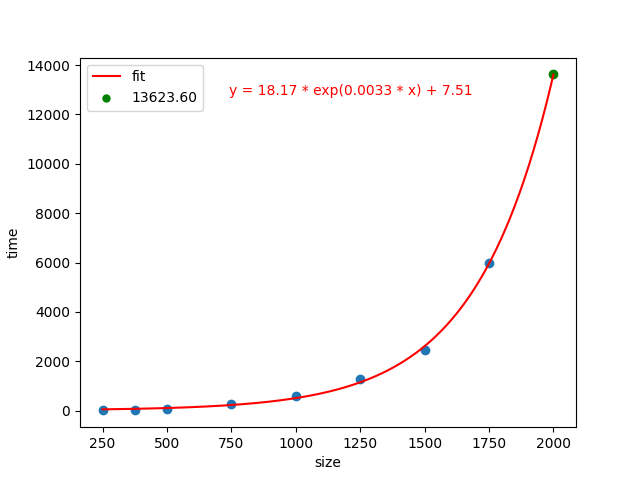

This chart was generated by the following Python code:
import numpy as np
import matplotlib.pyplot as plt
from scipy.optimize import curve_fit


x = np.array([250, 375, 500, 750, 1000, 1250, 1500, 1750])
y = np.array([6.51, 27.87, 67.06, 249.80, 596.62, 1260.32, 2464.66, 5994.50])


def exponential_func(x, a, b, c):
    return a * np.exp(b * x) + c


bounds = ([0, -np.inf, -np.inf], [3000, np.inf, np.inf])
p0 = [1, 0.001, 1]


popt, pcov = curve_fit(exponential_func, x, y, p0=p0, bounds=bounds)

# predict y for x=2000
x_pred = 2000
y_pred = exponential_func(x_pred, *popt)

plt.scatter(x_pred, y_pred, color='green')


x_smooth = np.linspace(x[0], x[-1], 2000)
y_smooth = exponential_func(x_smooth, *popt)


x_ext = np.linspace(x[-1], x_pred, 100)
y_ext = exponential_func(x_ext, *popt)
x_smooth = np.concatenate((x_smooth, x_ext))
y_smooth = np.concatenate((y_smooth, y_ext))

plt.scatter(x, y)
plt.plot(x_smooth, y_smooth, 'r-', label='fit')
plt.scatter(x_pred, y_pred, color='green', label=f'{y_pred:.2f}', s=25)
plt.title('C++ Matrix multiplication Regression Model for Time vs. Size')


eqn = f'y = {popt[0]:.2f} * exp({popt[1]:.4f} * x) + {popt[2]:.2f}'
plt.text(0.3, 0.9, eqn, transform=plt.gca().transAxes, color='red')


plt.xlabel('size')
plt.ylabel('time')
plt.legend()

plt.savefig('C++Matrix.png')



y_pred = exponential_func(x, *popt)
rss = np.sum((y - y_pred)**2)
mse = rss / (len(y) - 3)
approx_error = np.sqrt(mse)
print(f"Approximation error: {approx_error:.2f}")

plt.show()


